Frame 1 (no input): blank canvas, image omitted
Frame 60 (the mouse pressed at the canvas centre just before this capture): blank canvas, image omitted
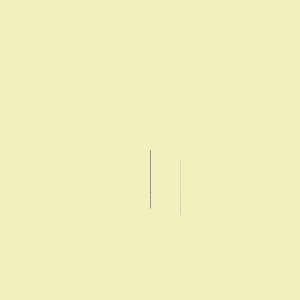
Frame 120 (the mouse held since frame 60 and released just before this capture)

The Processing sketch whose frames 1 and 60 were blank and that drew this single picture after the mouse press (run headless with seeded random() and noise(); from frame 60 on, the mouse is pressed at the canvas centre):

// Processing sketch: processing_169853
// ── processing_169853.pde

int angle = 0;
void setup() {
size(300, 300);
smooth();
background(242, 240, 188, 102);

}
void draw() {
// Draw only when mouse is pressed
if (mousePressed == true) {
  angle ++;
  float c = cos (radians(angle))* 5;
  float d = sin (radians(angle)) * 5;
   stroke (0, 60);
   rect (mouseX , mouseY, c/6 , random (60));
   stroke (0, 30);
   rect (mouseX + 30, mouseY + 10, d/6, random ( 60));
save ("Drawing_2_Exercise_1.pde");


}



}
